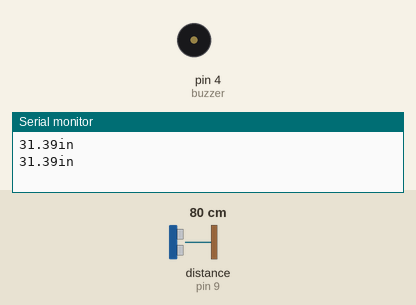
This sketch was run on a simulated Arduino Uno, built with avr-gcc and run on an emulated ATmega328P. Parts: buzzer (waves = sounding), the last lines printed to the serial monitor. Wiring (inferred from the names in the program): ultrasonic range finder: trigger pin 9; echo pin 9. The test bench sets the inputs (shaded band); at power-on: distance to the obstacle (sensor on pin 9) 80 cm. The echo pulse lasts 58.3 µs per cm.

Above: at 1.8 s.
1.9 s: distance to the obstacle (sensor on pin 9) set to 12 cm
5.4 s: distance to the obstacle (sensor on pin 9) set to 9 cm
At 6.5 s:
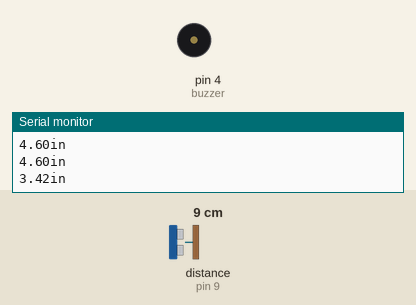
7.0 s: distance to the obstacle (sensor on pin 9) set to 18 cm
At 7.27 s:
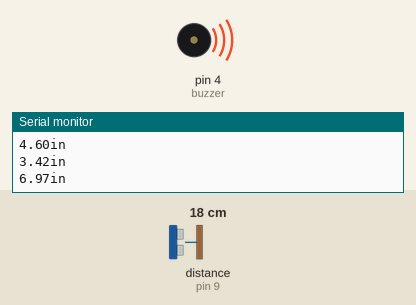
11.0 s: distance to the obstacle (sensor on pin 9) set to 2 cm
At 11.9 s:
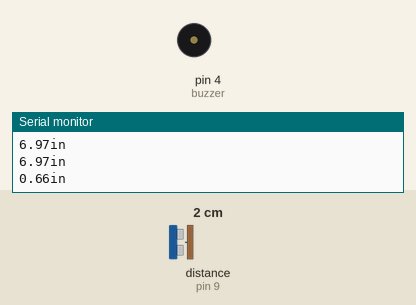
Timing chart, 0 to 13.5 s (numbered marks = the images above; inputs shaded):
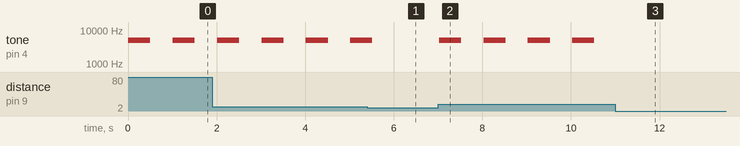

The sketch:

ObjectAlarm.pde
```cpp
// ultrasonic sensor pin
const int pingPin = 9;
const int buzzer = 4; // buzzer pin

void setup()
{
  Serial.begin(9600);
  pinMode(buzzer, OUTPUT);
}

void loop()
{
  float duration, inches;

  pinMode(pingPin, OUTPUT);
  digitalWrite(pingPin, LOW);
  delayMicroseconds(2);
  digitalWrite(pingPin, HIGH);
  delayMicroseconds(5);
  digitalWrite(pingPin, LOW);

  pinMode(pingPin, INPUT);
  duration = pulseIn(pingPin, HIGH);

  // convert the time into a distance
  inches = duration / 74 / 2;

  if (inches >= 4)
  {
     tone(buzzer, 5000, 500);
  }
  else
  {
    digitalWrite(buzzer, LOW);
  }

  Serial.print(inches);
  Serial.println("in");

  delay(1000);
}
```

Measured:
- the behaviour switches between 11 and 10 cm on distance to the obstacle (sensor on pin 9) (found by bisection; images 0 and 1)
- after the input at 5.4 s, tone on pin 4 (buzzer): goes on until 5.5 s, then stays silent
- after the input at 7.0 s, tone on pin 4 (buzzer): alternates 5000 Hz for 0.50 s and silent for 0.50 s, starting at once
- after the input at 11.0 s, tone on pin 4 (buzzer): stops changing and stays silent
- by itself, tone on pin 4 (buzzer): alternates 5000 Hz for 0.50 s and silent for 0.50 s
